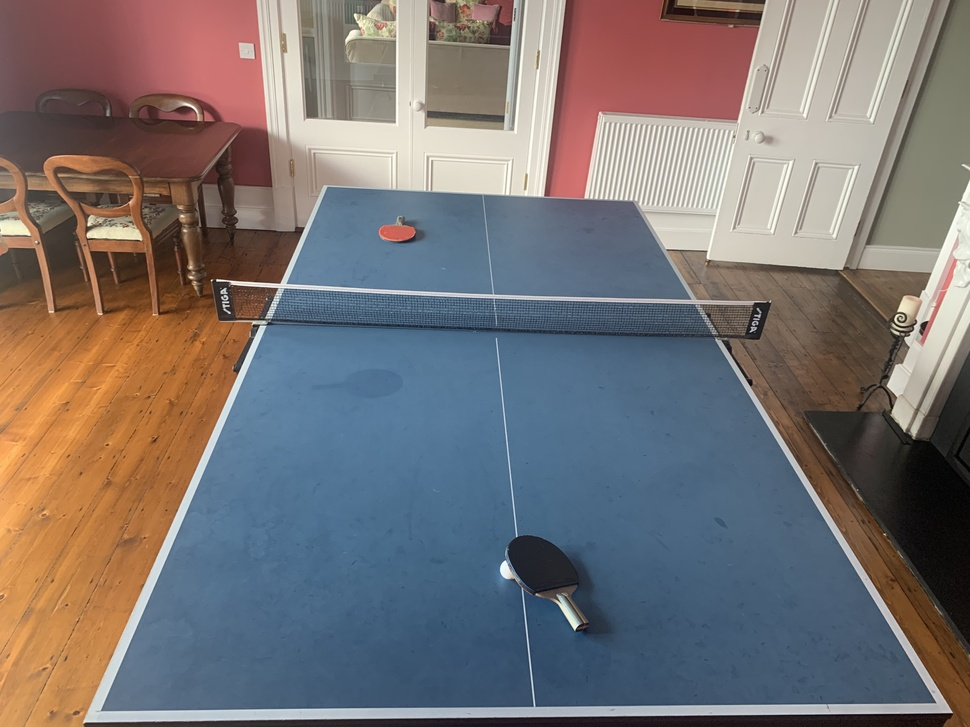
#> input picture IGNORE/python_vision_practise/Table4.jpg, 970 x 727 px, shrunk from 4032 x 3024 before the run
$ python canny_attmpt2.py
#> lines starting #> are read from the running program, lines starting #| are printed output that depends on the picture; after the words box and inside, x2 and y2 are one past the last pixel; in counts of white or black regions, pixels touching at a corner belong together
import cv2
import numpy as np

# Load the image
image = cv2.imread('../Table4.jpg')
#> image is the input picture: shape (727, 970, 3); mean B, G, R 114.8, 114.9, 120.7

# Preprocessing
gray = cv2.cvtColor(image, cv2.COLOR_BGR2GRAY)
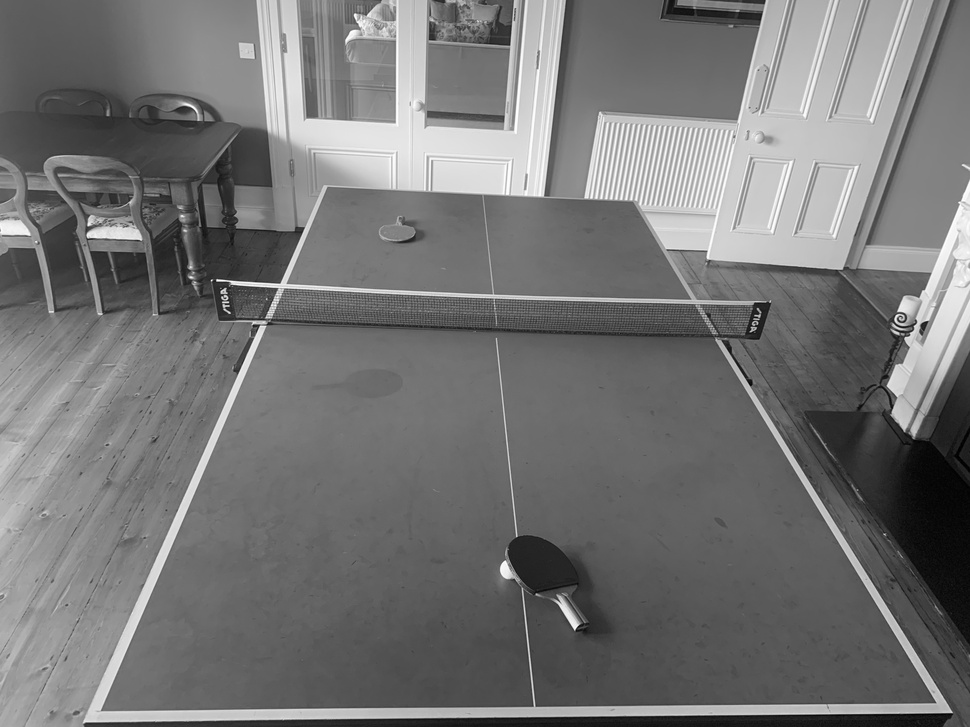
#> gray: shape (727, 970); min 0, max 254, mean 116.6

# Edge detection with Canny
edges = cv2.Canny(gray, 50, 150)  # You can adjust these threshold values
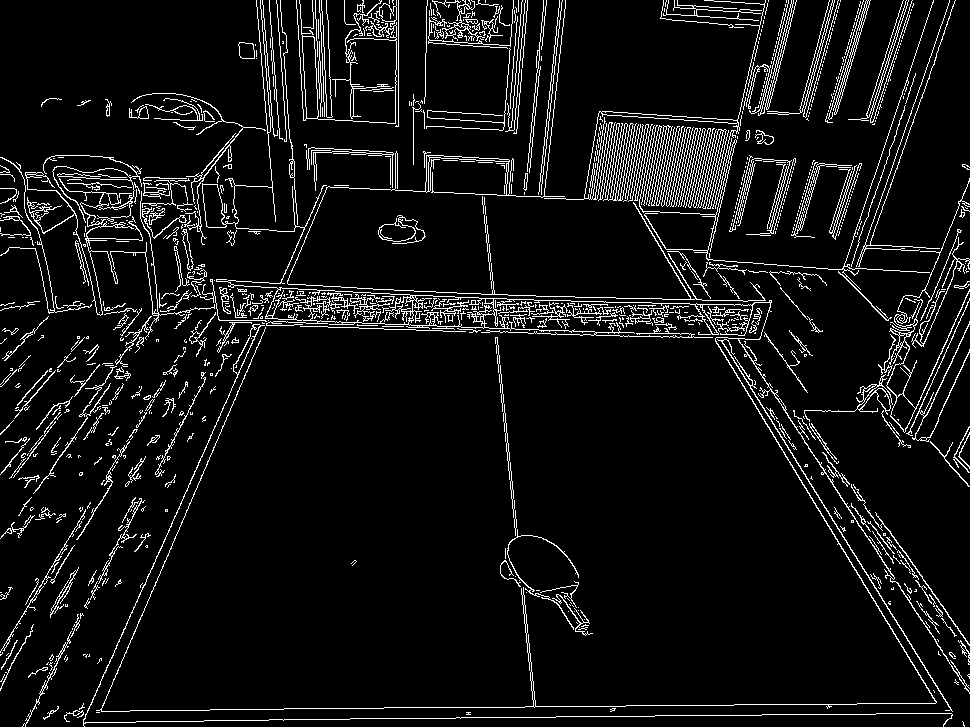
#> edges: shape (727, 970); 7.1% white in thin lines or dots

# Find contours
contours, _ = cv2.findContours(edges, cv2.RETR_EXTERNAL, cv2.CHAIN_APPROX_SIMPLE)
#> contours = 834 contours, 734 with area under 20; largest, box (x1, y1, x2, y2) and area: (96, 0, 970, 712) 8529, (296, 0, 397, 124) 1077, (886, 178, 970, 433) 846, (544, 0, 766, 209) 486, (833, 0, 871, 115) 448

# Filter and approximate contours
filtered_contours = []
for contour in contours:
    if len(contour) >= 4:  # Filter based on the number of vertices
        epsilon = 0.04 * cv2.arcLength(contour, True)
        approx = cv2.approxPolyDP(contour, epsilon, True)
        if len(approx) == 4:
            filtered_contours.append(approx)
#> this loop made 834 passes
#> (epsilon, approx) on passes 6, 8, 11, 15, 17, 18, 19, 26, 27, 28, 29, 32: (2.21, [[58, 706], [43, 718]]), (0.193, [[933, 690], [934, 691], [934, 692], [934, 691]]), (0.716, [[4, 674], [2, 679], [0, 681], [1, 681]]), (0.25, [[48, 662], [46, 664], [47, 664], [47, 663]]), (0.386, [[67, 657], [67, 658], [65, 661], [67, 659]]), (0.386, [[66, 655], [65, 656], [64, 659], [64, 658]]), (0.217, [[89, 654], [89, 655], [88, 656], [89, 656]]), (4.28, [[958, 640], [969, 664], [969, 653]]), (2.92, [[17, 640], [1, 669]]), (0.193, [[937, 639], [938, 640], [938, 641], [938, 640]]), (14.91, [[71, 631], [22, 726]]), (0.626, [[588, 625], [586, 625], [585, 624], [581, 626]])
#> epsilon on passes 1, 2, 4, 5, 7, 9: 0.466, 0.706, 3.55, 0.683, 0.796, 0.773
#> after the loop, filtered_contours = 114 contours, 87 with area under 20; largest, box (x1, y1, x2, y2) and area: (96, 0, 970, 711) 10995, (544, 0, 766, 209) 10204, (856, 0, 956, 267) 1536, (139, 96, 266, 245) 1530, (83, 324, 953, 726) 894

# Extract and filter corners
table_corners = []
for contour in filtered_contours:
    for point in contour:
        table_corners.append(tuple(point[0]))
#> this loop made 114 passes
#> contour on passes 1 to 12: [[933, 690], [934, 691], [934, 692], [934, 691]], [[4, 674], [2, 679], [0, 681], [1, 681]], [[48, 662], [46, 664], [47, 664], [47, 663]], [[67, 657], [67, 658], [65, 661], [67, 659]], [[66, 655], [65, 656], [64, 659], [64, 658]], [[89, 654], [89, 655], [88, 656], [89, 656]], [[937, 639], [938, 640], [938, 641], [938, 640]], [[588, 625], [586, 625], [585, 624], [581, 626]], [[78, 614], [70, 637], [79, 625], [76, 630]], [[904, 583], [910, 593], [910, 588], [910, 592]], [[142, 583], [140, 585], [140, 587], [140, 585]], [[97, 581], [90, 599], [99, 587], [95, 586]]
#> after the loop, table_corners = 456 pairs, first value 0 to 969, second value 0 to 725

# Visualize the corners
for corner in table_corners:
    cv2.circle(image, corner, 5, (0, 0, 255), -1)
#> this loop made 456 passes
#> corner on passes 1 to 3: (933, 690), (934, 691), (934, 692)
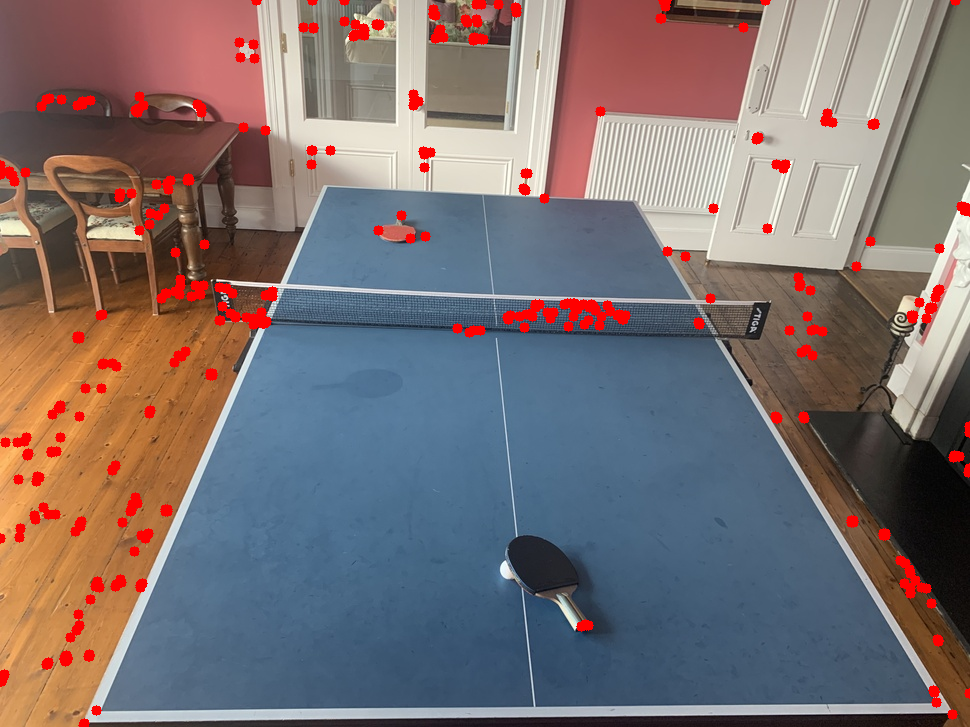
#> image: shape (727, 970, 3); 3.02% of pixels changed, all inside (x1, y1, x2, y2) = (0, 0, 970, 727)


# Display the result
cv2.imshow('Table Corners', image)
cv2.waitKey(0)
cv2.destroyAllWindows()
